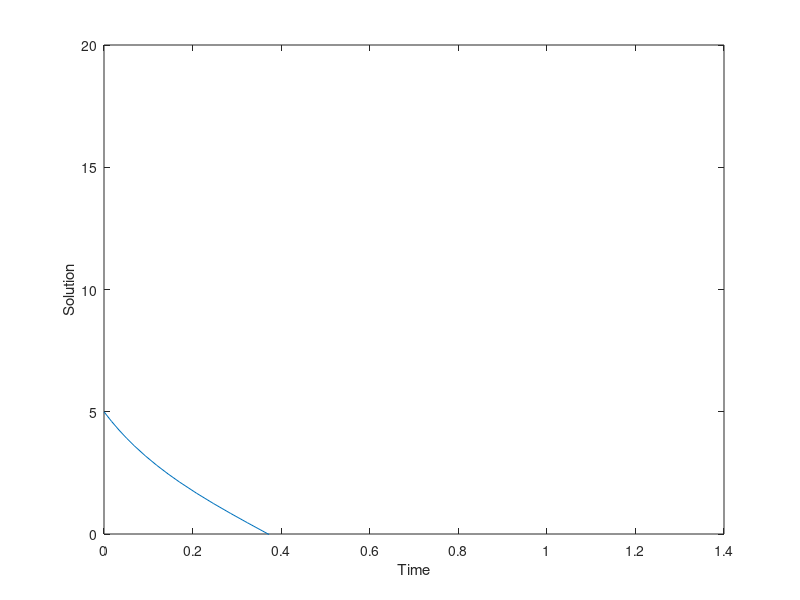

Recreate this plot in MATLAB.
% Define the ODE

air_density=1.225;
c_d =0.47;
area=1;
mass=1;
g=9.81;
alpha=air_density*c_d*area;
y0 = 5;
tspan = [0, 30];

% Set the initial condition.


% Set the time span.


% Solve the differential equation.
[t, y] = ode45(@(t, y) -(y.^2).*alpha-g, tspan, y0);

% Plot the solution.
plot(t, y);
xlabel('Time');
ylabel('Solution');
ylim([0,20]);